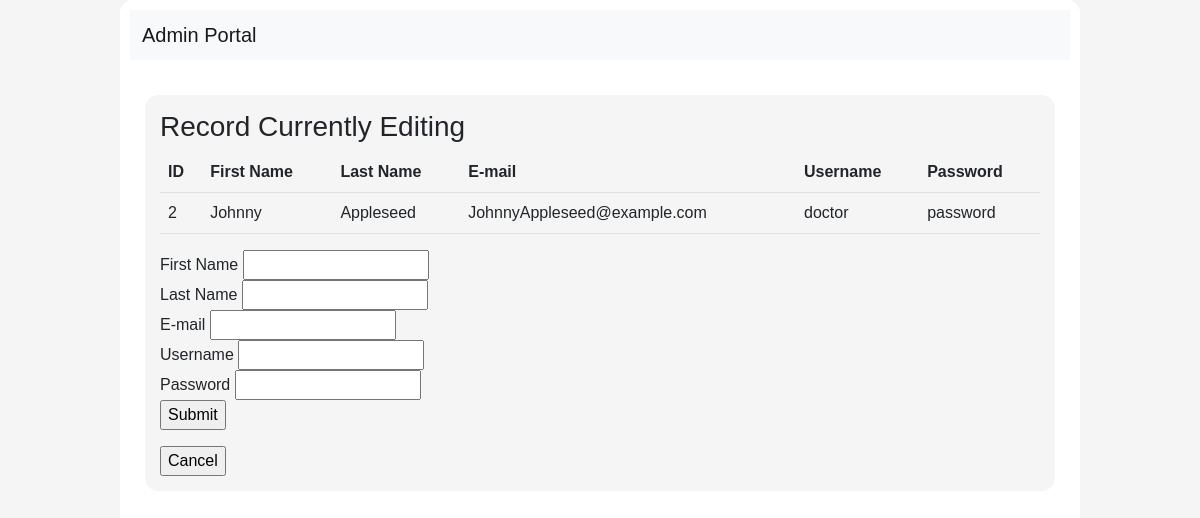
The page /html/admin/adminEditDoctor.php?a=2 on the database its author committed.
### tables this page shows
CREATE TABLE `Users` (
  `id` int(11) UNSIGNED NOT NULL,
  `first_name` varchar(255) DEFAULT NULL,
  `last_name` varchar(255) DEFAULT NULL,
  `email` varchar(255) DEFAULT NULL,
  `userpassword` varchar(64) NOT NULL,
  `role` enum('ADMIN','DOCTOR','PATIENT') DEFAULT NULL,
  `username` varchar(255) NOT NULL,
  `assigned_doctorId` int(11) DEFAULT NULL,
  `birthdate` date DEFAULT NULL,
  `phone` varchar(255) DEFAULT NULL,
  `address` varchar(255) DEFAULT NULL,
  `emerCon_name` varchar(255) DEFAULT NULL,
  `emerCon_phone` varchar(255) DEFAULT NULL,
  `emerCon_relation` varchar(255) DEFAULT NULL
);

### html/admin/adminEditDoctor.php (the view, shortened to what this page needs)
<!DOCTYPE html>
<html lang="en">
<head>
  <link href="https://cdn.jsdelivr.net/npm/bootstrap@5.2.2/dist/css/bootstrap.min.css" rel="stylesheet" />
  <link rel="stylesheet" href="../../css/style.css?v=<?php echo time(); ?>" />
</head>
<body>
  <div class="body">
    <header>
      <nav class="navbar navbar-expand-lg navbar-light bg-light justify-content-center nav-fill">
        <div class="container-fluid">
          <a class="navbar-brand mb-0 h1" href="patientPortal.php">Admin Portal</a>
        </div>
      </nav>
    </header>
    <section>
      <h3>Record Currently Editing</h3>
      <table class="table table-hover">
        <tr>
          <th>ID</th>
          <th>First Name</th>
          <th>Last Name</th>
          <th>E-mail</th>
          <th>Username</th>
          <th>Password</th>
        </tr>
        <?php
          $id = $_GET['a'];
          $conn = new mysqli("localhost", "root", "", "pregnancy");
          $sql = "SELECT * FROM Users WHERE role = 'DOCTOR' && id = $id ";
          $result = $conn->query($sql);
          while($row = $result->fetch_assoc()) {
            echo "
            <tr>
              <td>".$row['id']."</td>
              <td>".$row['first_name']."</td>
              <td>".$row['last_name']."</td>
              <td>".$row['email']."</td>
              <td>".$row['username']."</td>
              <td>".$row['userpassword']."</td>
            </tr>
            ";
          }
        ?>
    </table>
    <form name="frmContact" method="post" action="adminEditDoctorAction.php">
            <p>
                <label for="firstname">First Name </label>
                <input type="text" name="firstName" id="firstName" required> <br/>
                <label for="lastname">Last Name</label>
                <input type="text" name="lastName" id="lastName" required> <br/>
                <label for="email">E-mail</label>
                <input type="text" name="email" id="email" required> <br/>
                <label for="username">Username</label>
                <input type="text" name="username" id="username" required> <br/>
                <label for="password">Password</label>
                <input type="text" name="password" id="password" required> <br/>
                <input type="submit" name="Submit" id="Submit" value="Submit">
            </p>
        </form>
        <?php
          echo '<form method="POST" action="adminPortal.php">
          <input type="submit" name="submit" value="Cancel">
            </form>';
        ?>
    </section>
  </div>
</body>
</html>

### css/style.css (style rules this page uses)
body { background-color: whitesmoke; display: flex; justify-content: center; align-items: center; font-family: Helvetica, Arial, sans-serif; }
header { background-color: white; border-top-left-radius: 10pt; border-top-right-radius: 10pt; padding: 10px; text-align: center; }
.body { background-color: white; border-radius: 10pt; width: 80%; min-height: 100vh; display: block; justify-content: center; align-items: center; }
section { background-color: whitesmoke; margin: 25px; padding: 15px; border-radius: 10pt; }

### rows shown on the page
users: id "2", first_name "Johnny", last_name "Appleseed", email "JohnnyAppleseed@example.com", username "doctor", userpassword "password"
